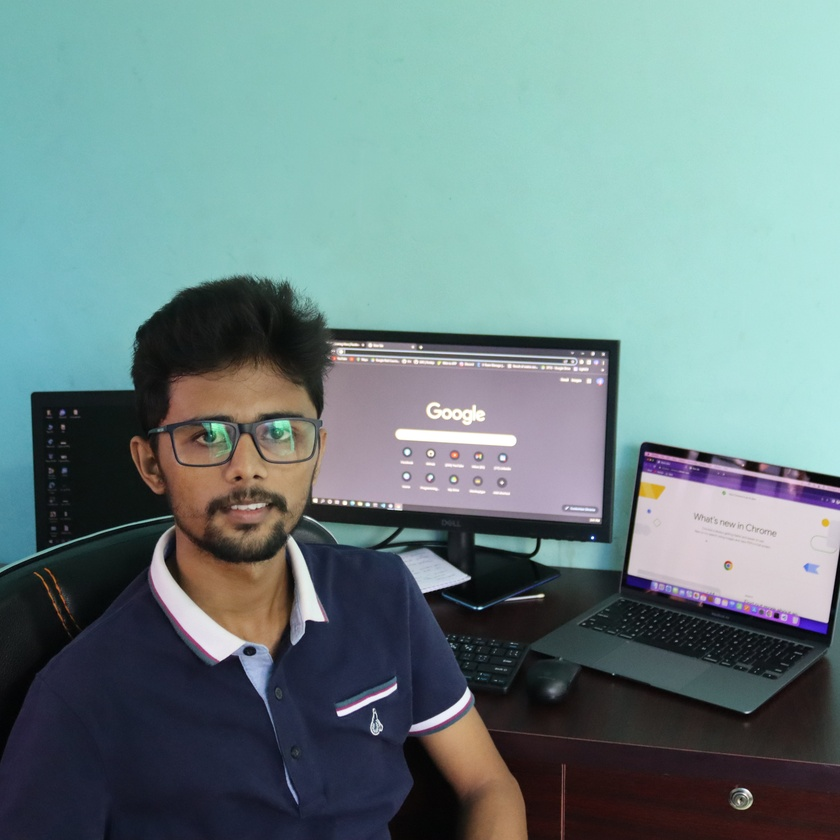
#> input picture others/photos/fahim-cover.jpeg, 840 x 840 px, shrunk from 4000 x 4000 before the run
$ jupyter execute binary-and-negative-image.ipynb
#> lines starting #> are read from the running program, lines starting #| are printed output that depends on the picture; after the words box and inside, x2 and y2 are one past the last pixel; in counts of white or black regions, pixels touching at a corner belong together
[cell 1]
import cv2
import matplotlib.pyplot as plt
import numpy as np

[cell 2]
def plotImage(row, col, index, image, title):
    plt.subplot(row, col, index)
    # Display the magnitude or real part of the complex image
    if np.iscomplexobj(image):
        plt.imshow(np.abs(image), cmap='gray')  # Display magnitude
    else:
        plt.imshow(image, cmap='gray')  # Display real part
    plt.title(title)

[cell 3]
imagePath = "./photos/fahim-cover.jpeg"
imgBGR = cv2.imread(imagePath)
#> imgBGR is the input picture: shape (840, 840, 3); mean B, G, R 132.3, 131.8, 108.9
imgRGB = cv2.cvtColor(imgBGR, cv2.COLOR_BGR2RGB)
imgGray = cv2.cvtColor(imgBGR, cv2.COLOR_BGR2GRAY)
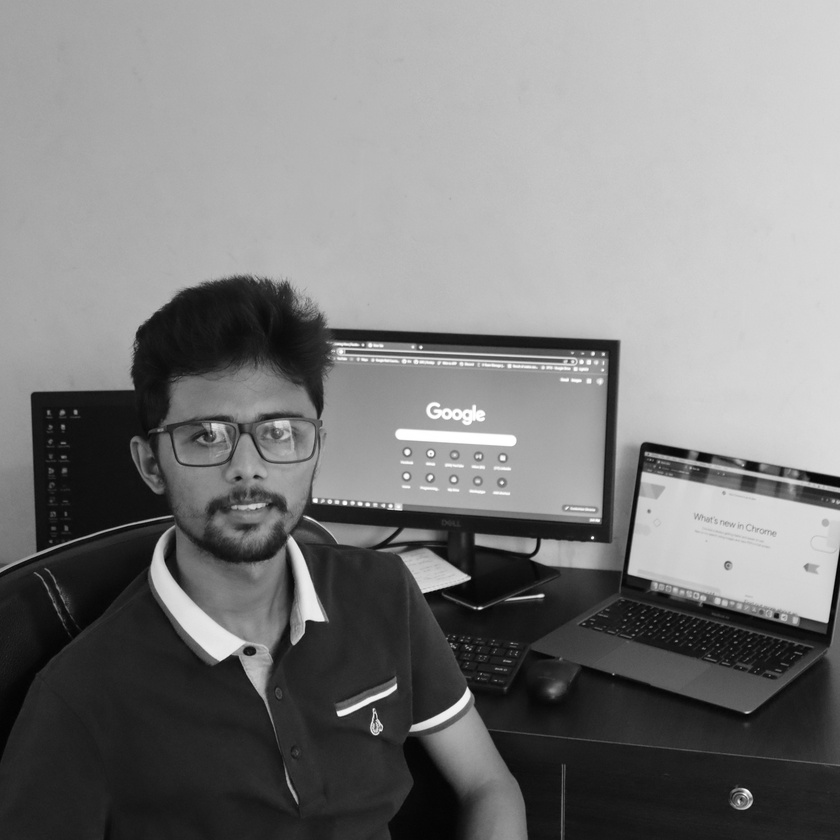
#> imgGray: shape (840, 840); min 1, max 255, mean 125

# Convertion from Gray Image to Binary Image
thresHoldValue = 123
imgBinary = np.where(imgGray > thresHoldValue, 1, 0)
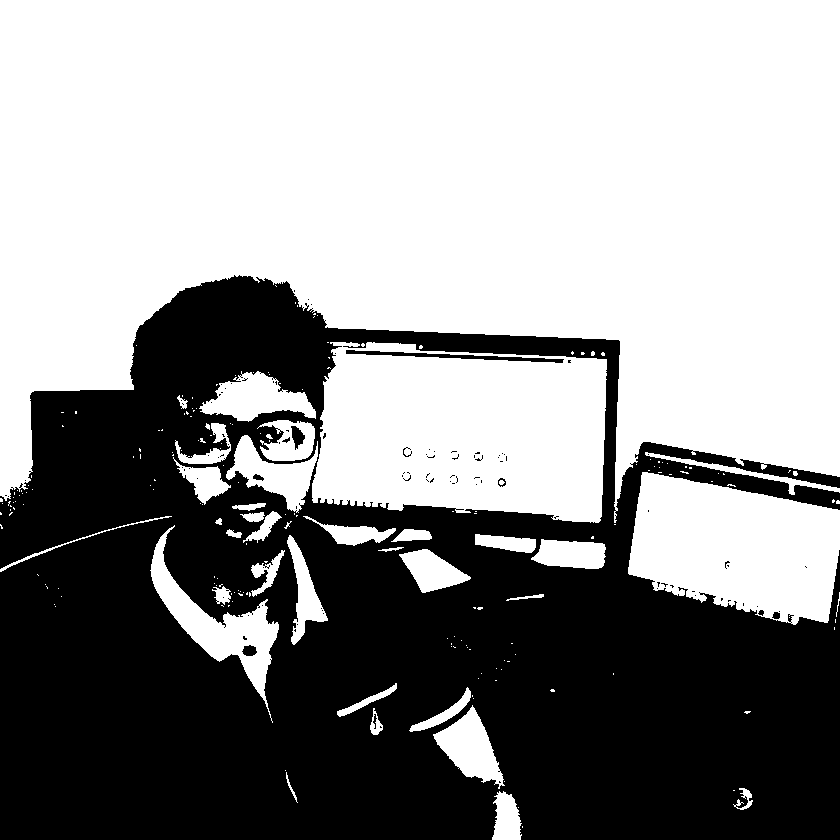
#> imgBinary: shape (840, 840) int64; values 0 (black) and 1 (white), 58.2% white; 103 black regions (92 under 20 px), largest, box (x1, y1, x2, y2) and area: (0, 275, 840, 840) 293314, (346, 350, 564, 363) 773, (291, 426, 305, 450) 189

# Convertion from Gray Image to Negative Image
maxIntensity = 255
imgNegative = maxIntensity - imgGray
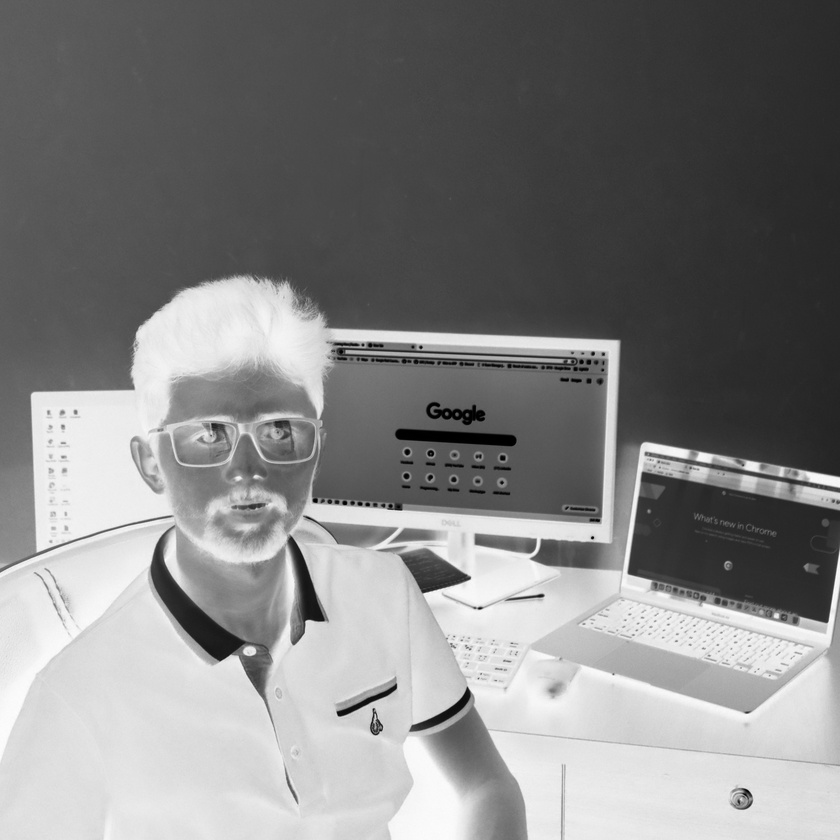
#> imgNegative: shape (840, 840); min 0, max 254, mean 130

plt.figure(figsize=(18, 12))
plotImage(2, 3, 1, imgBGR, "Image BGR")
plotImage(2, 3, 2, imgRGB, "Image RGB")
plotImage(2, 3, 3, imgGray, "Image Gray")
plotImage(2, 3, 4, imgBinary, "Image Binary")
plotImage(2, 3, 5, imgNegative, "Image Negative")
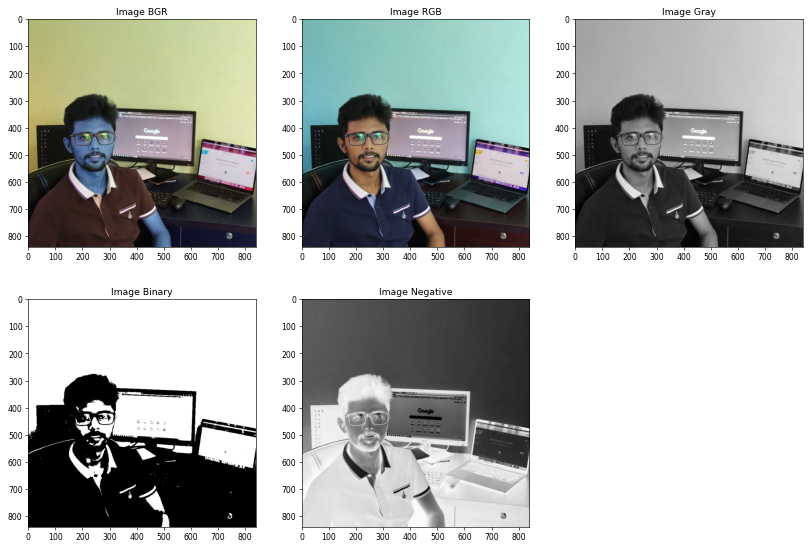
#> figure drawn by matplotlib, 5 panels; B, G, R data is drawn as R, G, B
